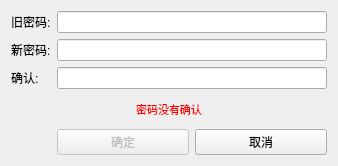
<?xml version="1.0" encoding="UTF-8"?>
<ui version="4.0">
 <class>ChangePasswordDialog</class>
 <widget class="QDialog" name="ChangePasswordDialog">
  <property name="geometry">
   <rect>
    <x>0</x>
    <y>0</y>
    <width>338</width>
    <height>166</height>
   </rect>
  </property>
  <property name="sizePolicy">
   <sizepolicy hsizetype="Fixed" vsizetype="Fixed">
    <horstretch>0</horstretch>
    <verstretch>0</verstretch>
   </sizepolicy>
  </property>
  <property name="minimumSize">
   <size>
    <width>338</width>
    <height>0</height>
   </size>
  </property>
  <property name="maximumSize">
   <size>
    <width>338</width>
    <height>16777215</height>
   </size>
  </property>
  <property name="windowTitle">
   <string>修改密码</string>
  </property>
  <layout class="QGridLayout" name="gridLayout">
   <item row="4" column="1">
    <widget class="QPushButton" name="m_okButton">
     <property name="enabled">
      <bool>false</bool>
     </property>
     <property name="text">
      <string>确定</string>
     </property>
     <property name="default">
      <bool>true</bool>
     </property>
    </widget>
   </item>
   <item row="2" column="1" colspan="2">
    <widget class="QLineEdit" name="m_newPasswordConfirmationEdit">
     <property name="echoMode">
      <enum>QLineEdit::Password</enum>
     </property>
    </widget>
   </item>
   <item row="0" column="0">
    <widget class="QLabel" name="label_3">
     <property name="text">
      <string>旧密码:</string>
     </property>
    </widget>
   </item>
   <item row="0" column="1" colspan="2">
    <widget class="QLineEdit" name="m_oldPasswordEdit">
     <property name="echoMode">
      <enum>QLineEdit::Password</enum>
     </property>
    </widget>
   </item>
   <item row="4" column="2">
    <widget class="QPushButton" name="m_cancelButton">
     <property name="text">
      <string>取消</string>
     </property>
    </widget>
   </item>
   <item row="1" column="0">
    <widget class="QLabel" name="label">
     <property name="sizePolicy">
      <sizepolicy hsizetype="Maximum" vsizetype="Preferred">
       <horstretch>0</horstretch>
       <verstretch>0</verstretch>
      </sizepolicy>
     </property>
     <property name="text">
      <string>新密码:</string>
     </property>
    </widget>
   </item>
   <item row="1" column="1" colspan="2">
    <widget class="QLineEdit" name="m_newPasswordEdit">
     <property name="sizePolicy">
      <sizepolicy hsizetype="Expanding" vsizetype="Fixed">
       <horstretch>0</horstretch>
       <verstretch>0</verstretch>
      </sizepolicy>
     </property>
     <property name="echoMode">
      <enum>QLineEdit::Password</enum>
     </property>
    </widget>
   </item>
   <item row="2" column="0">
    <widget class="QLabel" name="label_2">
     <property name="sizePolicy">
      <sizepolicy hsizetype="Maximum" vsizetype="Preferred">
       <horstretch>0</horstretch>
       <verstretch>0</verstretch>
      </sizepolicy>
     </property>
     <property name="text">
      <string>确认:</string>
     </property>
    </widget>
   </item>
   <item row="3" column="0" colspan="3">
    <widget class="QLabel" name="m_errorLabel">
     <property name="styleSheet">
      <string notr="true">color: #ff0000; font: 11px;</string>
     </property>
     <property name="text">
      <string>密码没有确认</string>
     </property>
     <property name="alignment">
      <set>Qt::AlignCenter</set>
     </property>
    </widget>
   </item>
  </layout>
 </widget>
 <tabstops>
  <tabstop>m_oldPasswordEdit</tabstop>
  <tabstop>m_newPasswordEdit</tabstop>
  <tabstop>m_newPasswordConfirmationEdit</tabstop>
  <tabstop>m_okButton</tabstop>
  <tabstop>m_cancelButton</tabstop>
 </tabstops>
 <resources/>
 <connections>
  <connection>
   <sender>m_newPasswordEdit</sender>
   <signal>textChanged(QString)</signal>
   <receiver>ChangePasswordDialog</receiver>
   <slot>checkPassword(QString)</slot>
   <hints>
    <hint type="sourcelabel">
     <x>223</x>
     <y>64</y>
    </hint>
    <hint type="destinationlabel">
     <x>168</x>
     <y>82</y>
    </hint>
   </hints>
  </connection>
  <connection>
   <sender>m_newPasswordConfirmationEdit</sender>
   <signal>textChanged(QString)</signal>
   <receiver>ChangePasswordDialog</receiver>
   <slot>checkPassword(QString)</slot>
   <hints>
    <hint type="sourcelabel">
     <x>223</x>
     <y>103</y>
    </hint>
    <hint type="destinationlabel">
     <x>168</x>
     <y>82</y>
    </hint>
   </hints>
  </connection>
  <connection>
   <sender>m_okButton</sender>
   <signal>clicked()</signal>
   <receiver>ChangePasswordDialog</receiver>
   <slot>accept()</slot>
   <hints>
    <hint type="sourcelabel">
     <x>169</x>
     <y>141</y>
    </hint>
    <hint type="destinationlabel">
     <x>168</x>
     <y>82</y>
    </hint>
   </hints>
  </connection>
  <connection>
   <sender>m_cancelButton</sender>
   <signal>clicked()</signal>
   <receiver>ChangePasswordDialog</receiver>
   <slot>reject()</slot>
   <hints>
    <hint type="sourcelabel">
     <x>277</x>
     <y>141</y>
    </hint>
    <hint type="destinationlabel">
     <x>168</x>
     <y>82</y>
    </hint>
   </hints>
  </connection>
 </connections>
 <slots>
  <slot>checkPassword(QString)</slot>
 </slots>
</ui>
